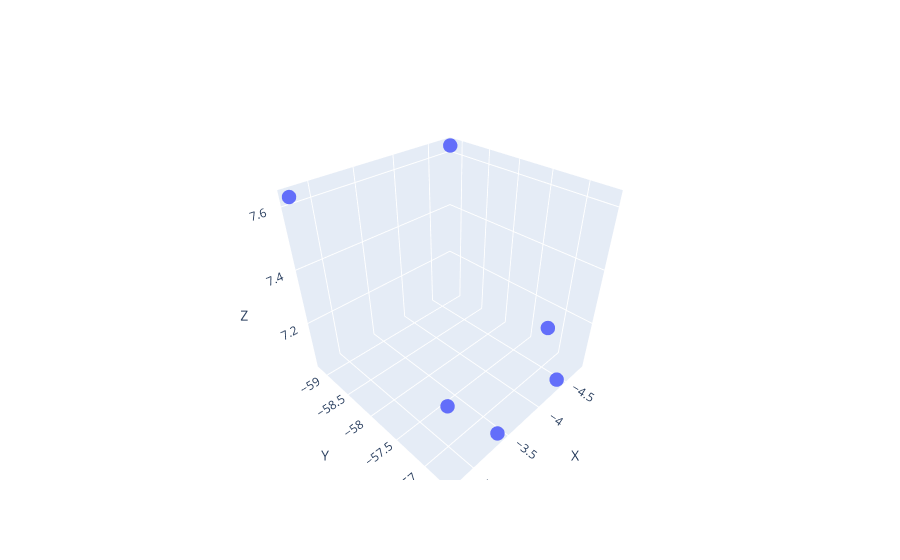

The notebook cell saved with this chart:
### Code cell
x = points_3d[:, 0]
y = points_3d[:, 1]
z = points_3d[:, 2]

# Create Plotly figure
fig = go.Figure(data=[go.Scatter3d(x=x, y=y, z=z, mode='markers', marker=dict(size=5))])

# Set axes labels
fig.update_layout(scene=dict(xaxis_title='X', yaxis_title='Y', zaxis_title='Z'))

# Show plot
fig.show()

### Figure 1 — Plotly figure (JSON) as saved in the notebook; plotly's stock layout.template omitted (floating-point values rounded to 4 significant figures)
{"data": [{"marker": {"size": 5}, "mode": "markers", "type": "scatter3d", "x": [-4.401, -3.405, -2.762, -4.776, -4.671, -3.085], "y": [-56.68, -56.68, -59.16, -59.16, -57.12, -57.12], "z": [7.03, 7.03, 7.629, 7.629, 7.137, 7.137]}], "layout": {"scene": {"xaxis": {"title": {"text": "X"}}, "yaxis": {"title": {"text": "Y"}}, "zaxis": {"title": {"text": "Z"}}}}}
